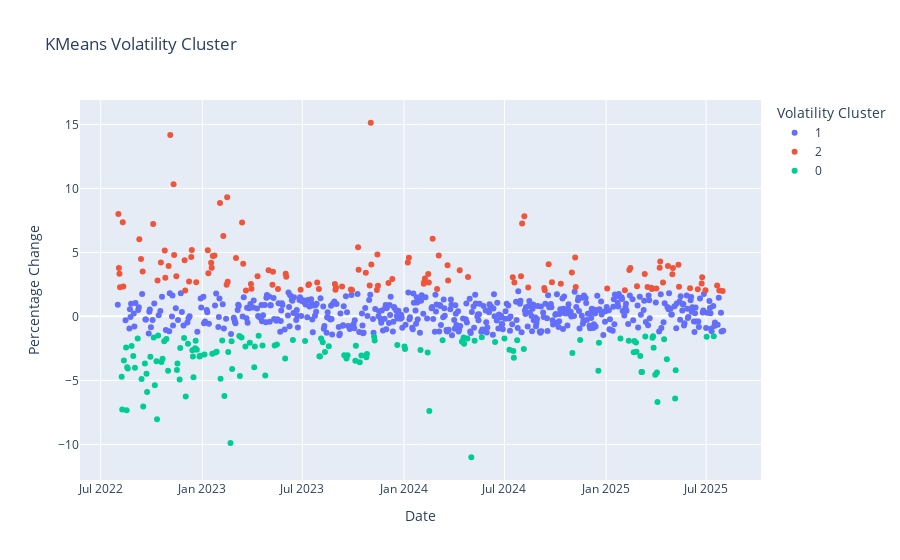

Notebook code for this chart:
### Markdown cell above
### Checking the volatility in percentage daily changes

### Code cell
fig = px.scatter(df_stock, x="date", y="perc_change", color="cluster_str", 
                 title="KMeans Volatility Cluster", 
                 labels={"date": "Date", "perc_change": "Percentage Change", 
                         "cluster_str": "Volatility Cluster",})
fig.show()
